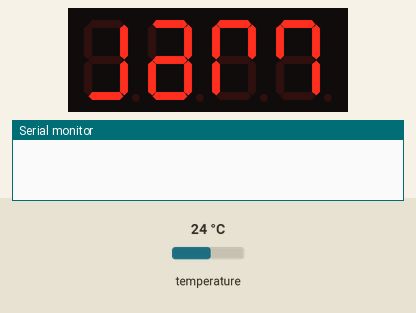
Simulated run of this sketch. Board: Arduino Uno, built with avr-gcc and run on an emulated ATmega328P. Parts: 4-digit seven-segment display, the last lines printed to the serial monitor. The test bench sets the inputs (shaded band); at power-on: temperature 24 °C. The local clock reads 2024-03-15 10:24:30 at power-on unless the sketch sets it.

Above: at 3.1 s.
At 10.3 s:
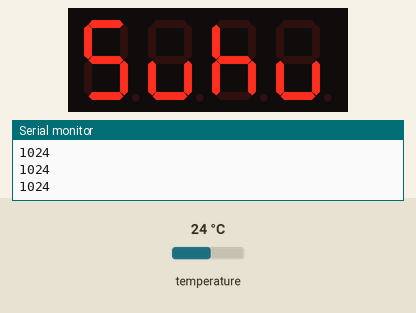
At 15.3 s:
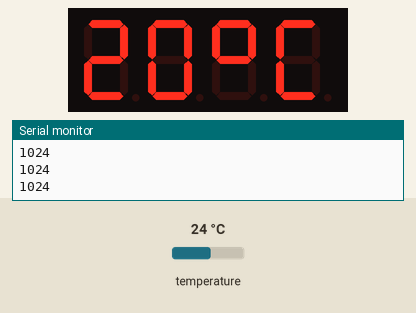
At 20.3 s:
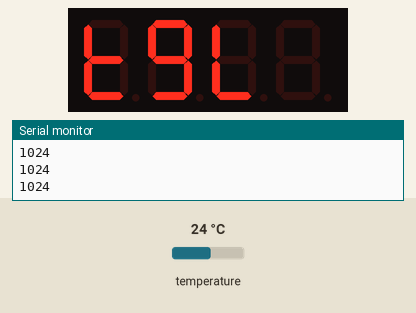
At 25.3 s:
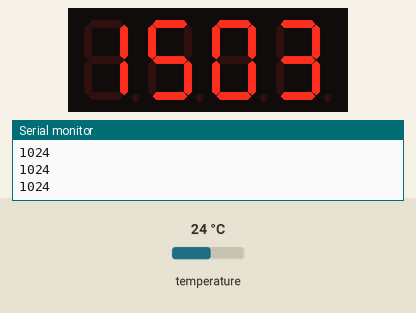
At 30.3 s:
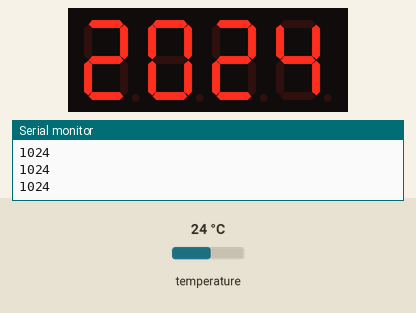

Measured:
- what the display in image 0 shows lasts 2.0 s, from 3.0 s to 5.0 s
- what the display in image 1 shows lasts 5.1 s, from 10.2 s to 15.3 s

The sketch:

Clock_TM1637_Arduino_1.ino
```cpp
#include "RTClib.h"
#include <TM1637Display.h>

#define CLK 2
#define DIO 3

RTC_DS3231 rtc;
TM1637Display display(CLK, DIO);


void setup() {
  Serial.begin(9600);
  delay (3000);

  if (! rtc.begin()) {
    Serial.println("Couldn't find RTC");
    while (1);
    }
  if (rtc.lostPower()) {
    Serial.println("RTC lost power, Lets set the time!");
//    rtc.adjust(DateTime(F(__DATE__), F(__TIME__)));
    }
    display.setBrightness(5);
    display.clear();
}

void loop() {

  animasi();


}

void Jam(){
  DateTime now = rtc.now();
 int displaytime = (now.hour() * 100)+ now.minute();
 Serial.println(displaytime);
 display.showNumberDecEx(displaytime,0b11100000,true);
 delay (500);
 display.showNumberDec(displaytime,true);
 delay(500);
  }
void tulis(){
  uint8_t data[] = {0b0001110,0b1011111,0b0110011,0b0100111};
  display.setSegments(data);
  }

void tulis2(){
  uint8_t data [] = {0b1101101, 0b0011100, 0b1110100, 0b0011100};
  display.setSegments(data);

  }

void tulistanggal(){
   uint8_t tgl [] = {0b1111000, 0b1101111, 0b0111000, 0b0000000};
  display.setSegments(tgl);
  }

void tanggal (){
  DateTime now = rtc.now();
  int d = (now.day());
  int b = (now.month());
//  display.showNumberDec(-,false,2,2);
  display.showNumberDec(d,false,2,0);
  display.showNumberDec(b,true,2,2);

  }

void tahun (){
  DateTime now = rtc.now();
  int y = (now.year());
  display.showNumberDec(20,false,2,0);
  display.showNumberDec(y,false,2,2);

  }


void Temp (){

  uint8_t data [] = {0b1100011, 0b0111001}; //celcius degrees
  int suhu = (rtc.getTemperature()-4);
   display.setSegments(data,2,2);
   display.showNumberDec(suhu,false,2,0);

  }

int tampil;
void animasi(){
  long cM = millis();
  static long pM;

  if (cM-pM > 5000){
    tampil++;
    if (tampil > 6){
      tampil = 0;
      }
      pM = cM;
    }
    switch (tampil){
      case 0 :
        tulis();
        break;
      case 1 :
        Jam();
        break;
      case 2 :
        tulis2();
        break;
      case 3 :
        Temp();
        break;
      case 4 :
        tulistanggal();
        break;
      case 5 :
        tanggal();
        break;
      case 6 :
        tahun();
        break;
      }


  }
```
